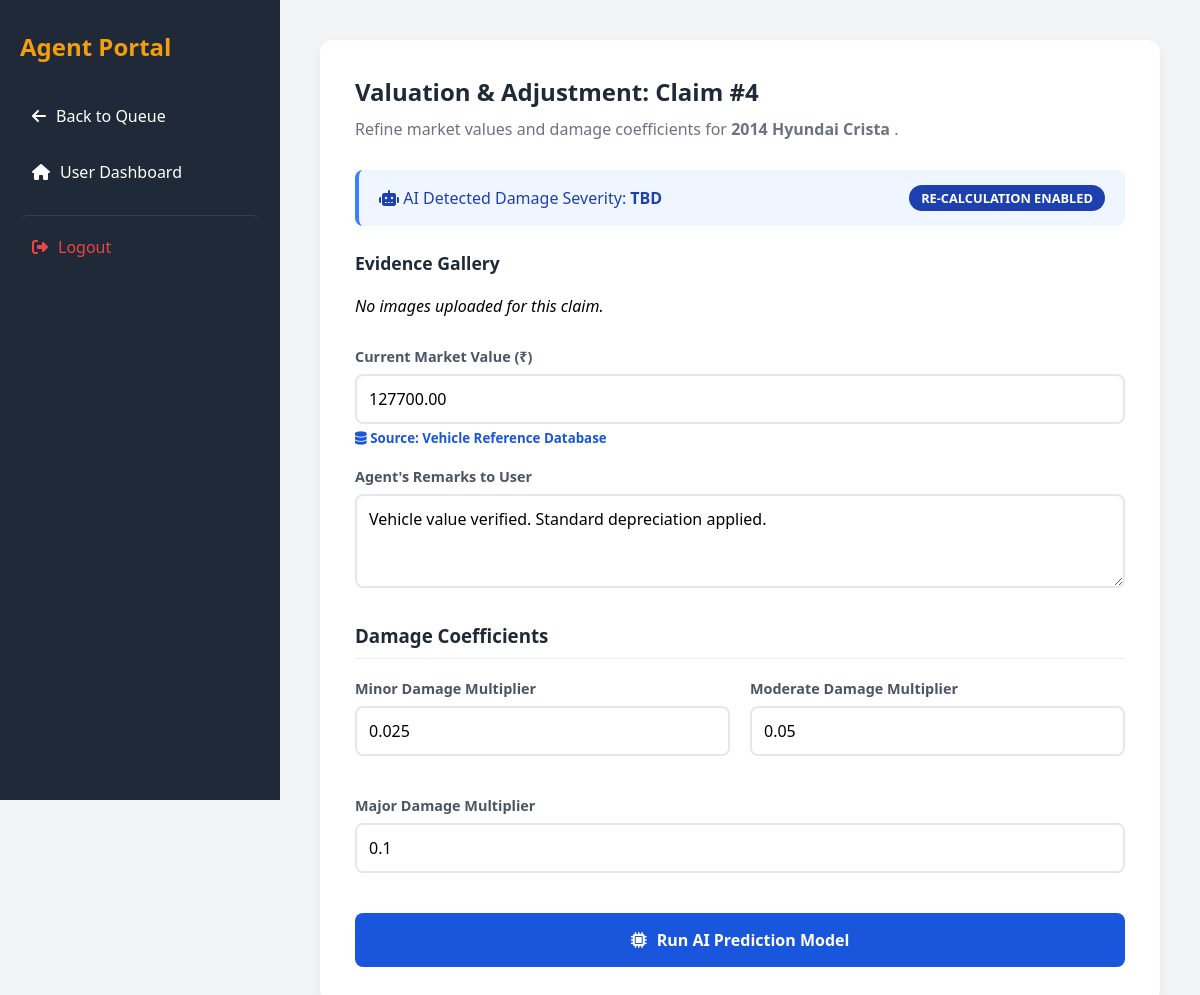
The page /review-claim/4/ (signed in) on the database its author committed.
### my_admin/models.py (models this page shows, shortened)
class DamageAnalysis(models.Model):
    user = models.ForeignKey(User, on_delete=models.CASCADE, related_name='client_claims')
    agent = models.ForeignKey(
        User,
        on_delete=models.SET_NULL,
        null=True,
        blank=True,
        related_name='assigned_claims'
    )
    car_details = models.CharField(max_length=100)
    status = models.CharField(max_length=20, default='Pending')  # Pending, Approved, Rejected, Appealed
    damage_level = models.CharField(max_length=20, default='TBD')
    date_analyzed = models.DateTimeField(auto_now_add=True)  # Set once on creation
    updated_at = models.DateTimeField(auto_now=True)  # Updates every time .save() is called
    market_value = models.DecimalField(max_digits=12, decimal_places=2, null=True, blank=True)
    minor_coeff = models.FloatField(null=True, blank=True, default=0.025)
    moderate_coeff = models.FloatField(null=True, blank=True, default=0.05)
    major_coeff = models.FloatField(null=True, blank=True, default=0.1)
    estimated_claim = models.DecimalField(max_digits=12, decimal_places=2, null=True, blank=True)
    agent_comment = models.TextField(null=True, blank=True)
    user_appeal_reason = models.TextField(null=True, blank=True)
    appeal_count = models.IntegerField(default=0)  # Tracks 1st and 2nd re-evaluation requests

### my_admin/views.py (the view, shortened to what this page needs)
# urls.py: path('review-claim/<int:claim_id>/', views.review_claim, name='review_claim'),
@login_required
def review_claim(request, claim_id):
    if not is_agent(request.user):
        return redirect('admin_dashboard')
    claim = get_object_or_404(DamageAnalysis, id=claim_id)
    default_market_value = 0
    try:
        model_name = claim.car_details.split()[-1]
        vehicle = VehicleValue.objects.filter(model__icontains=model_name).first()
        if vehicle:
            default_market_value = vehicle.price
    except:
        pass
    context = {
        'claim': claim,
        'default_market_value': default_market_value,
        'def_minor': 0.025,
        'def_moderate': 0.05,
        'def_major': 0.1
    }
    return render(request, "ReviewClaim.html", context)

### my_admin/views.py (called while the page is built)
def is_agent(user):
    try:
        return user.userprofile.role == 'Agent' or user.is_superuser
    except UserProfile.DoesNotExist:
        return False

### my_admin/templates/ReviewClaim.html (shortened to what this page needs)
<!DOCTYPE html>
<html lang="en">
<head>
    <link rel="stylesheet" href="https://cdnjs.cloudflare.com/ajax/libs/font-awesome/6.4.0/css/all.min.css">
</head>
<body>
    <div class="sidebar">
        <h2>Agent Portal</h2>
        <a href="{% url 'agent_dashboard' %}" class="sidebar-link">
            <i class="fas fa-arrow-left"></i> Back to Queue
        </a>
        <a href="{% url 'admin_dashboard' %}" class="sidebar-link">
            <i class="fas fa-home"></i> User Dashboard
        </a>
        <a href="{% url 'my_logout' %}" class="sidebar-link logout">
            <i class="fas fa-sign-out-alt"></i> Logout
        </a>
    </div>
    <div class="main-content">
        <div class="card">
            <h2>Valuation & Adjustment: Claim #{{ claim.id }}</h2>
            <p style="color: #6b7280; margin-bottom: 30px;">Refine market values and damage coefficients for <strong>{{ claim.car_details }}</strong>.</p>
            <div class="info-box">
                <div>
                    <i class="fas fa-robot"></i> AI Detected Damage Severity:
                    <strong style="text-transform: uppercase;">{{ claim.damage_level }}</strong>
                </div>
                <span class="status-badge">RE-CALCULATION ENABLED</span>
            </div>
            <h3 style="margin-bottom: 15px; font-size: 1.1rem; color: #1f2937;">Evidence Gallery</h3>
            <div class="image-gallery">
                {% for img in claim.images.all %}
                    <img src="{{ img.image.url }}" alt="Damage Evidence" class="gallery-item" onclick="window.open(this.src)">
                {% empty %}
                    <p style="color: var(--gray); font-style: italic; grid-column: span 3;">No images uploaded for this claim.</p>
                {% endfor %}
            </div>
            <form method="POST" id="valuationForm">
                <div class="form-group">
                    <label>Current Market Value (₹)</label>
                    <input type="number" name="market_value" value="{{ claim.market_value|default:default_market_value }}" required>
                    <small style="color: #1a56db;"><i class="fas fa-database"></i> Source: Vehicle Reference Database</small>
                </div>
                <div class="form-group">
                    <label>Agent's Remarks to User</label>
                    <textarea name="agent_comment" rows="3" placeholder="Explain the valuation or respond to the user's appeal here...">{{ claim.agent_comment|default:'' }}</textarea>
                </div>
                <h3 style="margin-top: 30px; border-bottom: 1px solid #eee; padding-bottom: 10px; color: #1f2937;">Damage Coefficients</h3>
                <div class="form-grid">
                    <div class="form-group">
                        <label>Minor Damage Multiplier</label>
                        <input type="number" step="0.001" name="minor_coeff" value="{{ claim.minor_coeff|default:def_minor }}">
                    </div>
                    <div class="form-group">
                        <label>Moderate Damage Multiplier</label>
                        <input type="number" step="0.001" name="moderate_coeff" value="{{ claim.moderate_coeff|default:def_moderate }}">
                    </div>
                    <div class="form-group full-width">
                        <label>Major Damage Multiplier</label>
                        <input type="number" step="0.001" name="major_coeff" value="{{ claim.major_coeff|default:def_major }}">
                    </div>
                </div>
                <button type="submit" name="run_model" class="btn-run" onclick="runSimulation()">
                    <i class="fas fa-microchip"></i> Run AI Prediction Model
                </button>
            </form>
        </div>
    </div>
</body>
</html>

### my_admin/templates/ReviewClaim.html (style rules this page uses)
* { margin: 0; padding: 0; box-sizing: border-box; font-family: 'Segoe UI', Tahoma, Geneva, Verdana, sans-serif; }
body { background-color: #f3f4f6; display: flex; min-height: 100vh; }
.sidebar { width: 280px; background: #1f2937; color: white; position: fixed; height: 100vh; padding: 30px 20px; z-index: 100; }
.sidebar h2 { color: #f59e0b; margin-bottom: 30px; font-size: 1.5rem; }
.sidebar-link { color: white; text-decoration: none; display: flex; align-items: center; gap: 10px; padding: 12px; border-radius: 8px; transition: 0.3s; margin-bottom: 10px; }
.sidebar-link.logout { color: #ef4444; margin-top: 20px; border-top: 1px solid rgba(255,255,255,0.1); padding-top: 20px; }
.main-content { flex: 1; padding: 40px; margin-left: 280px; }
.card { background: white; padding: 35px; border-radius: 12px; box-shadow: 0 4px 15px rgba(0,0,0,0.05); max-width: 900px; margin: 0 auto; }
h2 { color: #1f2937; margin-bottom: 10px; }
.info-box { background: #eff6ff; color: #1e40af; padding: 15px 20px; border-radius: 8px; margin-bottom: 25px; border-left: 4px solid #3b82f6; display: flex; justify-content: space-between; align-items: center; }
.status-badge { background: #1e40af; color: white; padding: 4px 12px; border-radius: 20px; font-size: 0.8rem; font-weight: 700; }
.image-gallery { display: grid; grid-template-columns: repeat(auto-fill, minmax(180px, 1fr)); gap: 15px; margin: 20px 0 30px; }
.form-grid { display: grid; grid-template-columns: 1fr 1fr; gap: 20px; margin-top: 20px; }
.form-group { margin-bottom: 20px; }
.full-width { grid-column: span 2; }
label { display: block; margin-bottom: 8px; font-weight: 700; color: #4b5563; font-size: 0.9rem; }
input, textarea { width: 100%; padding: 12px; border: 2px solid #e5e7eb; border-radius: 8px; font-size: 1rem; transition: 0.3s; font-family: inherit; }
small { display: block; margin-top: 5px; font-weight: 600; }
.btn-run { background: #1a56db; color: white; border: none; padding: 16px 30px; border-radius: 8px; font-weight: 700; cursor: pointer; margin-top: 20px; width: 100%; transition: 0.3s; display: flex; align-items: center; justify-content: center; gap: 10px; font-size: 1rem; }

### rows shown on the page
DamageAnalysis: id "4", car_details "2014 Hyundai Crista", damage_level "TBD", market_value "127700.00", agent_comment "Vehicle value verified. Standard depreciation applied.", minor_coeff "0.025", moderate_coeff "0.05", major_coeff "0.1"
